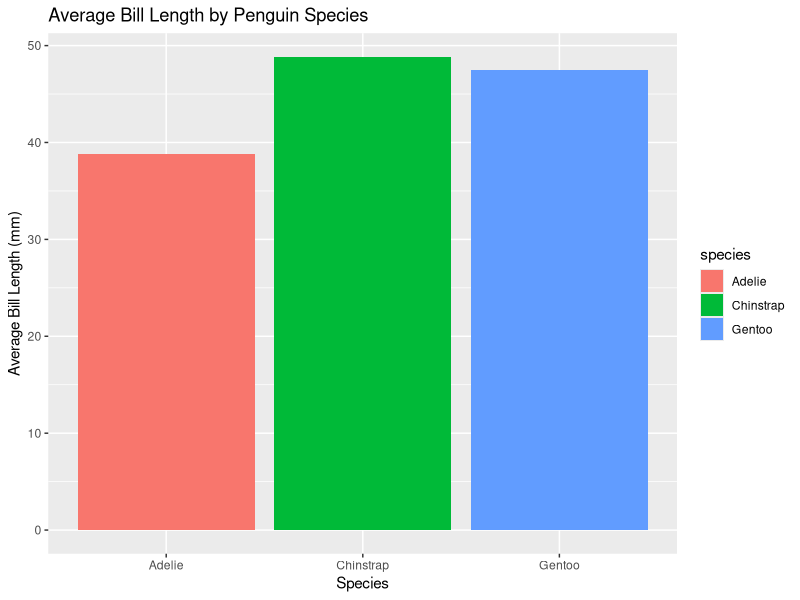

Recreate this plot in R.
## ---- chunk 1

library(tidyverse)
library(palmerpenguins)
## ---- chunk 2
glimpse(penguins)
summary(penguins$bill_length_mm)
## ---- chunk 3
penguins |>
  group_by(species) |>
  summarize(avg_bill_length = mean(bill_length_mm,na.rm=TRUE)) |>
  ggplot(aes(x = species, y = avg_bill_length, fill = species)) +
  geom_col() +
  labs(
    title = "Average Bill Length by Penguin Species",
    x = "Species",
    y = "Average Bill Length (mm)"
  )
